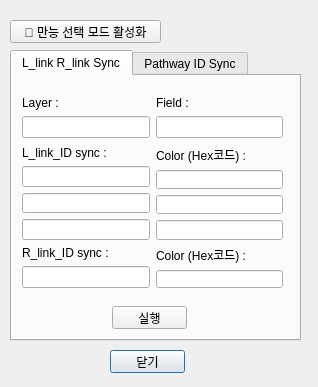
<?xml version="1.0" encoding="UTF-8"?>
<ui version="4.0">
 <class>LinkSyncFlasherDialogBase</class>
 <widget class="QDialog" name="LinkSyncFlasherDialogBase">
  <property name="geometry">
   <rect>
    <x>0</x>
    <y>0</y>
    <width>318</width>
    <height>387</height>
   </rect>
  </property>
  <property name="windowTitle">
   <string>LinkSyncFlasher</string>
  </property>
  <widget class="QPushButton" name="pushButton">
   <property name="geometry">
    <rect>
     <x>110</x>
     <y>350</y>
     <width>75</width>
     <height>23</height>
    </rect>
   </property>
   <property name="text">
    <string>닫기</string>
   </property>
  </widget>
  <widget class="QTabWidget" name="tabWidget">
   <property name="geometry">
    <rect>
     <x>10</x>
     <y>50</y>
     <width>291</width>
     <height>291</height>
    </rect>
   </property>
   <property name="currentIndex">
    <number>0</number>
   </property>
   <widget class="QWidget" name="tab">
    <attribute name="title">
     <string>L_link R_link Sync</string>
    </attribute>
    <widget class="QPushButton" name="pushButton_2">
     <property name="geometry">
      <rect>
       <x>100</x>
       <y>230</y>
       <width>75</width>
       <height>23</height>
      </rect>
     </property>
     <property name="text">
      <string>실행</string>
     </property>
    </widget>
    <widget class="QWidget" name="layoutWidget">
     <property name="geometry">
      <rect>
       <x>10</x>
       <y>20</y>
       <width>261</width>
       <height>42</height>
      </rect>
     </property>
     <layout class="QHBoxLayout" name="horizontalLayout_2">
      <item>
       <layout class="QVBoxLayout" name="verticalLayout">
        <item>
         <widget class="QLabel" name="label">
          <property name="text">
           <string>Layer :</string>
          </property>
         </widget>
        </item>
        <item>
         <widget class="QLineEdit" name="lineEdit"/>
        </item>
       </layout>
      </item>
      <item>
       <layout class="QVBoxLayout" name="verticalLayout_2">
        <item>
         <widget class="QLabel" name="label_2">
          <property name="text">
           <string>Field :</string>
          </property>
         </widget>
        </item>
        <item>
         <widget class="QLineEdit" name="lineEdit_2"/>
        </item>
       </layout>
      </item>
     </layout>
    </widget>
    <widget class="QWidget" name="layoutWidget">
     <property name="geometry">
      <rect>
       <x>10</x>
       <y>70</y>
       <width>261</width>
       <height>94</height>
      </rect>
     </property>
     <layout class="QHBoxLayout" name="horizontalLayout">
      <item>
       <layout class="QVBoxLayout" name="verticalLayout_3">
        <item>
         <widget class="QLabel" name="label_3">
          <property name="text">
           <string>L_link_ID sync :</string>
          </property>
         </widget>
        </item>
        <item>
         <widget class="QLineEdit" name="lineEdit_3"/>
        </item>
        <item>
         <widget class="QLineEdit" name="lineEdit_4"/>
        </item>
        <item>
         <widget class="QLineEdit" name="lineEdit_5"/>
        </item>
       </layout>
      </item>
      <item>
       <layout class="QVBoxLayout" name="verticalLayout_5">
        <item>
         <widget class="QLabel" name="label_5">
          <property name="text">
           <string>Color (Hex코드) : </string>
          </property>
         </widget>
        </item>
        <item>
         <widget class="QLineEdit" name="lineEdit_6"/>
        </item>
        <item>
         <widget class="QLineEdit" name="lineEdit_7"/>
        </item>
        <item>
         <widget class="QLineEdit" name="lineEdit_8"/>
        </item>
       </layout>
      </item>
     </layout>
    </widget>
    <widget class="QWidget" name="layoutWidget">
     <property name="geometry">
      <rect>
       <x>10</x>
       <y>170</y>
       <width>261</width>
       <height>42</height>
      </rect>
     </property>
     <layout class="QHBoxLayout" name="horizontalLayout_3">
      <item>
       <layout class="QVBoxLayout" name="verticalLayout_4">
        <item>
         <widget class="QLabel" name="label_4">
          <property name="text">
           <string>R_link_ID sync : </string>
          </property>
         </widget>
        </item>
        <item>
         <widget class="QLineEdit" name="lineEdit_9"/>
        </item>
       </layout>
      </item>
      <item>
       <layout class="QVBoxLayout" name="verticalLayout_6">
        <item>
         <widget class="QLabel" name="label_6">
          <property name="text">
           <string>Color (Hex코드) :</string>
          </property>
         </widget>
        </item>
        <item>
         <widget class="QLineEdit" name="lineEdit_10"/>
        </item>
       </layout>
      </item>
     </layout>
    </widget>
   </widget>
   <widget class="QWidget" name="tab_2">
    <attribute name="title">
     <string>Pathway ID Sync</string>
    </attribute>
    <widget class="QPushButton" name="pushButton_3">
     <property name="geometry">
      <rect>
       <x>100</x>
       <y>200</y>
       <width>75</width>
       <height>23</height>
      </rect>
     </property>
     <property name="text">
      <string>실행</string>
     </property>
    </widget>
    <widget class="QWidget" name="layoutWidget">
     <property name="geometry">
      <rect>
       <x>10</x>
       <y>50</y>
       <width>261</width>
       <height>42</height>
      </rect>
     </property>
     <layout class="QHBoxLayout" name="horizontalLayout_4">
      <item>
       <layout class="QVBoxLayout" name="verticalLayout_7">
        <item>
         <widget class="QLabel" name="label_7">
          <property name="text">
           <string>Layer : </string>
          </property>
         </widget>
        </item>
        <item>
         <widget class="QLineEdit" name="lineEdit_11"/>
        </item>
       </layout>
      </item>
      <item>
       <layout class="QVBoxLayout" name="verticalLayout_8">
        <item>
         <widget class="QLabel" name="label_8">
          <property name="text">
           <string>Field : </string>
          </property>
         </widget>
        </item>
        <item>
         <widget class="QLineEdit" name="lineEdit_12"/>
        </item>
       </layout>
      </item>
     </layout>
    </widget>
    <widget class="QWidget" name="layoutWidget">
     <property name="geometry">
      <rect>
       <x>10</x>
       <y>120</y>
       <width>261</width>
       <height>42</height>
      </rect>
     </property>
     <layout class="QHBoxLayout" name="horizontalLayout_5">
      <item>
       <layout class="QVBoxLayout" name="verticalLayout_9">
        <item>
         <widget class="QLabel" name="label_9">
          <property name="text">
           <string>PW_ID sync :</string>
          </property>
         </widget>
        </item>
        <item>
         <widget class="QLineEdit" name="lineEdit_13"/>
        </item>
       </layout>
      </item>
      <item>
       <layout class="QVBoxLayout" name="verticalLayout_10">
        <item>
         <widget class="QLabel" name="label_10">
          <property name="text">
           <string>Color (Hex 코드) : </string>
          </property>
         </widget>
        </item>
        <item>
         <widget class="QLineEdit" name="lineEdit_14"/>
        </item>
       </layout>
      </item>
     </layout>
    </widget>
   </widget>
  </widget>
  <widget class="QPushButton" name="pushButton_4">
   <property name="geometry">
    <rect>
     <x>10</x>
     <y>20</y>
     <width>151</width>
     <height>23</height>
    </rect>
   </property>
   <property name="text">
    <string>🌟 만능 선택 모드 활성화</string>
   </property>
  </widget>
 </widget>
 <resources/>
 <connections/>
</ui>
